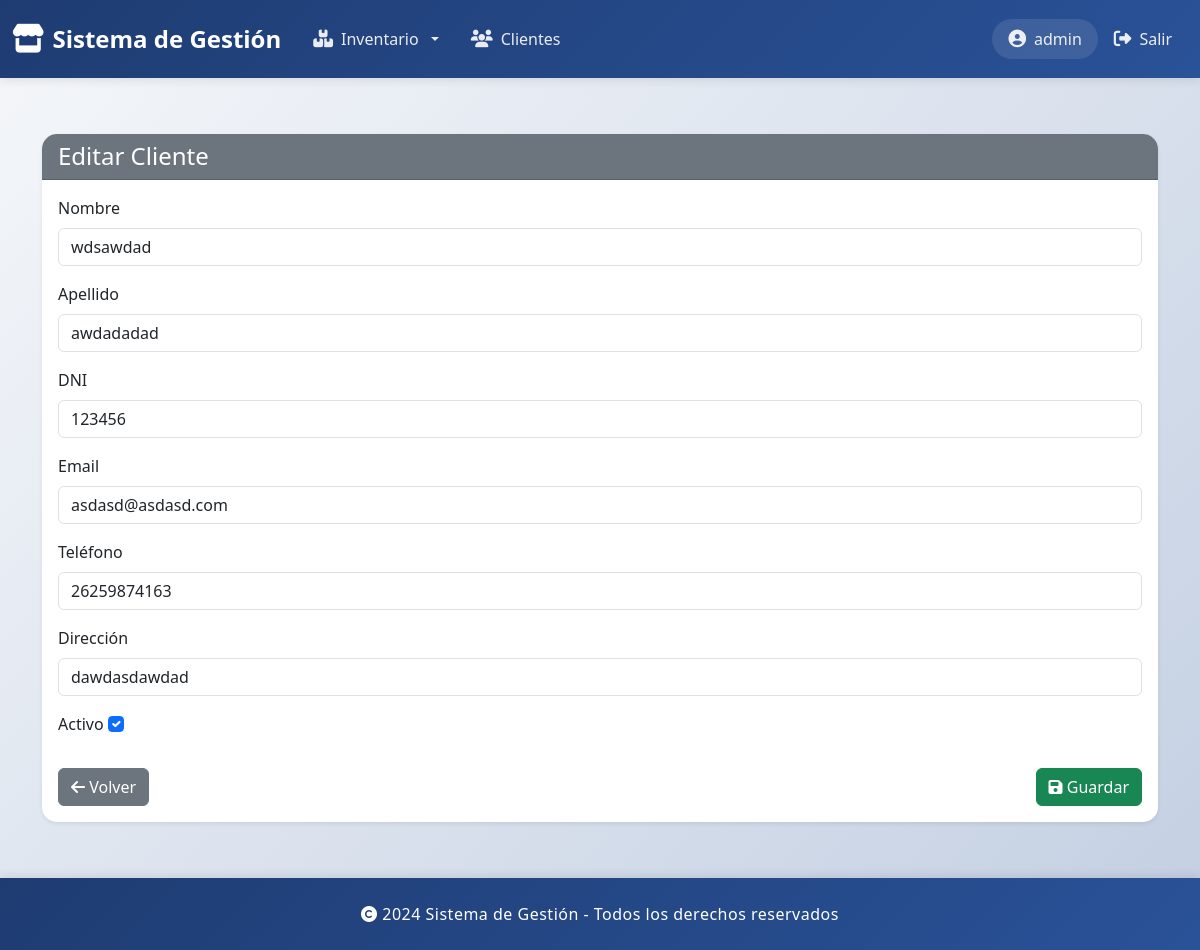
Screenshot of /clientes/editar/3/ (signed in) with the database file from the repository.
### gestionClientes/models.py (models this page shows, shortened)
class Cliente(models.Model):
    idCliente = models.AutoField(primary_key=True)
    nombre = models.CharField(max_length=100)
    apellido = models.CharField(max_length=100)
    dni = models.CharField(max_length=20, unique=True)
    email = models.EmailField(blank=True)
    telefono = models.CharField(max_length=20, blank=True)
    direccion = models.CharField(max_length=200, blank=True)
    fecha_registro = models.DateTimeField(auto_now_add=True)
    activo = models.BooleanField(default=True)
    class Meta:
        verbose_name = 'Cliente'
        verbose_name_plural = 'Clientes'

### gestionClientes/views.py (the view)
# urls.py: path("clientes/editar/<int:id>/", views.cliente_editar, name="cliente_editar"),
@login_required
def cliente_editar(request, id):
    cliente = get_object_or_404(Cliente, pk=id)
    if request.method == "POST":
        form = ClienteForm(request.POST, instance=cliente)
        if form.is_valid():
            form.save()
            messages.success(request, "Cliente actualizado correctamente.")
            return redirect("clientes_list")
    else:
        form = ClienteForm(instance=cliente)
    return render(request, "clientes/form.html", {"form": form, "accion": "Editar"})

### gestionClientes/templates/clientes/form.html (shortened to what this page needs)
{% extends "base.html" %}
{% block content %}
<div class="container py-4">
    <div class="card shadow-sm">
        <div class="card-header bg-secondary text-white">
            <h4 class="mb-0">{{ accion }} Cliente</h4>
        </div>
        <div class="card-body">
            <form method="POST" novalidate>
                {% for field in form %}
                    <div class="mb-3">
                        <label class="form-label">{{ field.label }}</label>
                        {{ field }}
                    </div>
                {% endfor %}
                <div class="d-flex justify-content-between mt-4">
                    <a href="{% url 'clientes_list' %}" class="btn btn-secondary">
                        <i class="fas fa-arrow-left"></i> Volver
                    </a>
                    <button type="submit" class="btn btn-success">
                        <i class="fas fa-save"></i> Guardar
                    </button>
                </div>
            </form>
        </div>
    </div>
</div>
{% endblock %}

### templates/base.html (shortened to what this page needs)
<!DOCTYPE html>
<html lang="es">
<head>
    <link href="https://cdn.jsdelivr.net/npm/bootstrap@5.3.0/dist/css/bootstrap.min.css" rel="stylesheet">
    <link rel="stylesheet" href="https://cdnjs.cloudflare.com/ajax/libs/font-awesome/6.4.0/css/all.min.css">
</head>
<body>
    <nav class="navbar navbar-expand-lg navbar-dark">
        <div class="container-fluid">
            <a class="navbar-brand" href="/">
                <i class="fas fa-store"></i>
                <span>Sistema de Gestión</span>
            </a>
            <div class="collapse navbar-collapse" id="navbarNav">
                <ul class="navbar-nav me-auto">
                    <li class="nav-item dropdown">
                        <a class="nav-link dropdown-toggle" href="#" role="button" data-bs-toggle="dropdown" aria-expanded="false">
                            <i class="fas fa-boxes"></i> Inventario
                        </a>
                    </li>
                    <li class="nav-item">
                        <a class="nav-link" href="{% url 'clientes_list' %}">
                            <i class="fas fa-users"></i> Clientes
                        </a>
                    </li>
                </ul>
                <ul class="navbar-nav">
                    {% if user.is_authenticated %}
                        <li class="nav-item">
                            <span class="nav-link">
                                <i class="fas fa-user-circle"></i> {{ user.username }}
                            </span>
                        </li>
                        <li class="nav-item">
                            <a class="nav-link" href="{% url 'logout' %}">
                                <i class="fas fa-sign-out-alt"></i> Salir
                            </a>
                        </li>
                    {% else %}
                        <li class="nav-item">
                            <a class="nav-link" href="{% url 'login' %}">
                                <i class="fas fa-sign-in-alt"></i> Ingresar
                            </a>
                        </li>
                    {% endif %}
                </ul>
            </div>
        </div>
    </nav>
    <main>
        {% block content %}{% endblock %}
    </main>
    <footer class="text-white text-center">
        <div class="container">
            <p class="mb-0">
                <i class="fas fa-copyright"></i> 2024 Sistema de Gestión - Todos los derechos reservados
            </p>
        </div>
    </footer>
</body>
</html>

### templates/base.html (style rules this page uses)
:root { --primary-color: #2c3e50; --secondary-color: #3498db; --accent-color: #e74c3c; --light-bg: #ecf0f1; --card-shadow: 0 4px 6px rgba(0, 0, 0, 0.07); --card-hover-shadow: 0 8px 15px rgba(0, 0, 0, 0.1); }
* { margin: 0; padding: 0; box-sizing: border-box; }
html { height: 100%; }
body { background: linear-gradient(135deg, #f5f7fa 0%, #c3cfe2 100%); display: flex; flex-direction: column; min-height: 100vh; font-family: 'Segoe UI', Tahoma, Geneva, Verdana, sans-serif; }
.navbar { background: linear-gradient(135deg, #1e3c72 0%, #2a5298 100%) !important; box-shadow: 0 2px 10px rgba(0, 0, 0, 0.1); padding: 1rem 0; }
.navbar-brand { font-weight: 700; font-size: 1.5rem; color: #fff !important; transition: all 0.3s ease; display: flex; align-items: center; gap: 0.5rem; }
.navbar-brand i { font-size: 1.8rem; animation: pulse 2s infinite; }
.nav-link { color: rgba(255, 255, 255, 0.9) !important; font-weight: 500; padding: 0.5rem 1rem !important; border-radius: 8px; transition: all 0.3s ease; display: flex; align-items: center; gap: 0.5rem; }
.nav-link i { font-size: 1.1rem; }
main { flex: 1; padding: 2rem 0; }
.card { border: none; border-radius: 15px; box-shadow: var(--card-shadow); transition: all 0.3s ease; overflow: hidden; }
footer { background: linear-gradient(135deg, #1e3c72 0%, #2a5298 100%); box-shadow: 0 -2px 10px rgba(0, 0, 0, 0.1); padding: 1.5rem 0; }
footer p { margin: 0; font-weight: 500; letter-spacing: 0.5px; }
.nav-item span.nav-link { background-color: rgba(255, 255, 255, 0.1); border-radius: 20px; padding: 0.5rem 1rem !important; }
html { scroll-behavior: smooth; }
main { animation: fadeIn 0.5s ease-in; }

### rows the page displays
Cliente: form "wdsawdad" "awdadadad" "123456" "asdasd@asdasd.com" "26259874163" "dawdasdawdad" "☑"

### other values shown
{{ user.username }} "admin"
{{ accion }} "Editar"
{{ field.label }} "Nombre" "Apellido" "DNI" "Email" "Teléfono" "Dirección" "Activo"
